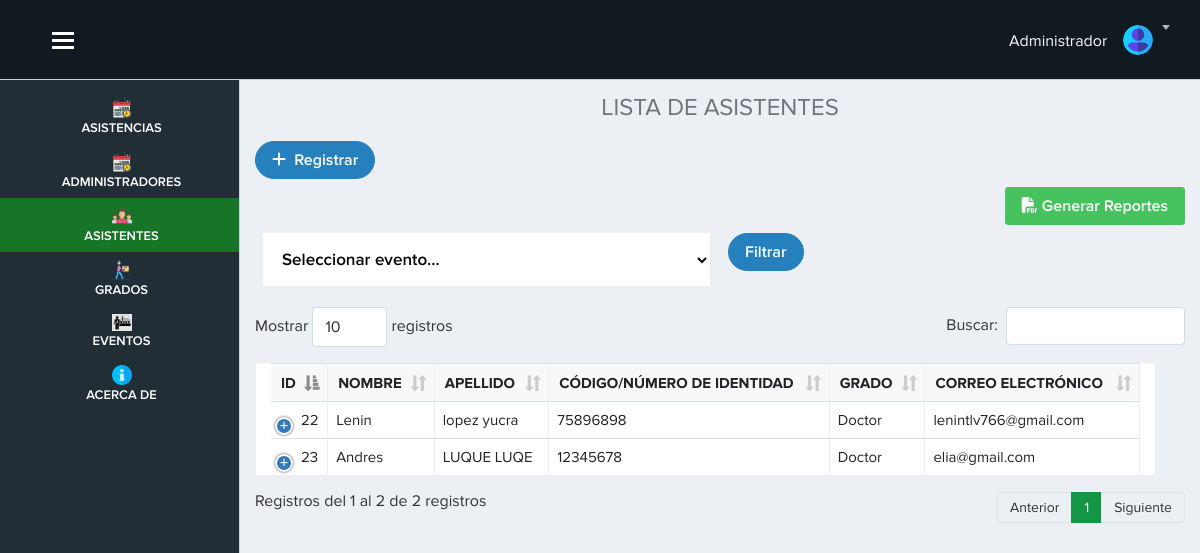
Page /vista/empleado.php (signed in) on the earlier database version.
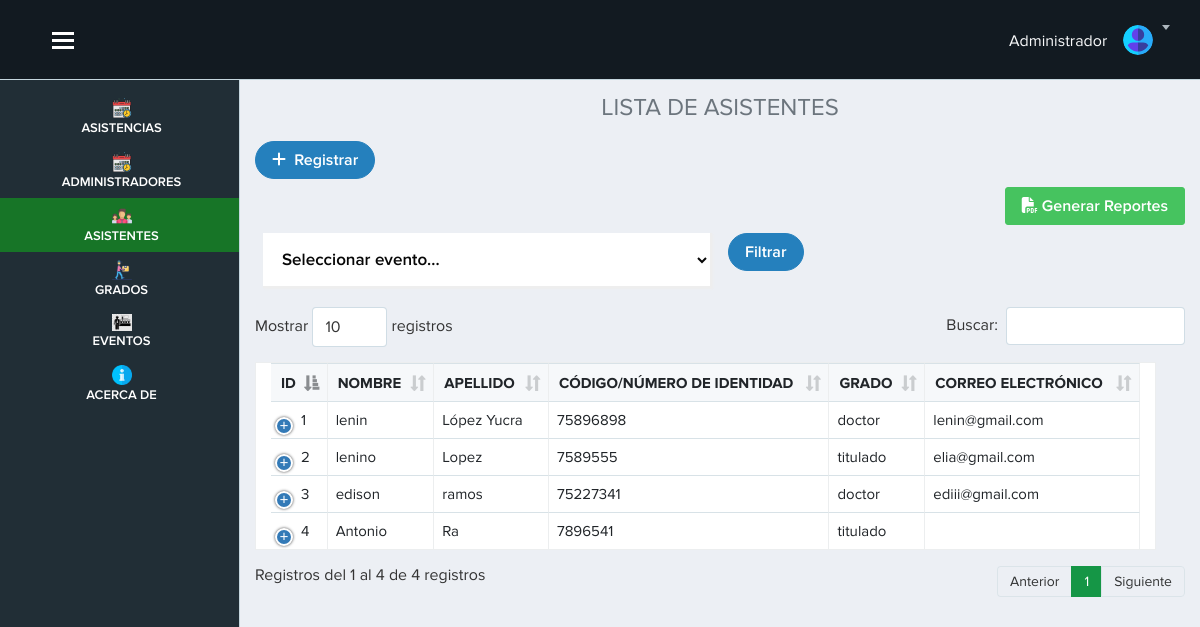
Same page on the later database version.
### tables this page shows
CREATE TABLE `empleado`  (
  `id_empleado` int NOT NULL AUTO_INCREMENT,
  `nombre` varchar(100) NULL DEFAULT NULL,
  `apellido` varchar(255) NULL DEFAULT NULL,
  `dni` varchar(255) NOT NULL,
  `cargo` int NOT NULL,
  `id_evento` int NULL DEFAULT NULL,
  `correo` varchar(255) NULL DEFAULT NULL,
  `celular` varchar(255) NULL DEFAULT NULL,
  PRIMARY KEY (`id_empleado`) USING BTREE,
  INDEX `fk1`(`cargo` ASC) USING BTREE,
  CONSTRAINT `fk1` FOREIGN KEY (`cargo`) REFERENCES `cargo` (`id_cargo`) ON DELETE CASCADE ON UPDATE RESTRICT
);

CREATE TABLE `cargo`  (
  `id_cargo` int NOT NULL AUTO_INCREMENT,
  `nombre` varchar(100) NULL DEFAULT NULL,
  PRIMARY KEY (`id_cargo`) USING BTREE
);

### vista/empleado.php (the view, shortened to what this page needs)
<?php require('./layout/topbar.php'); ?>
<?php require('./layout/sidebar.php'); ?>
<div class="page-content">
    <h4 class="text-center text-secondary">LISTA DE ASISTENTES</h4>
    <?php
    include "../controlador/controlador_eliminar_empleado.php";
    if (isset($_POST['txtevento'])) {
        $id_evento = $_POST['txtevento'];
        $sql = $conexion->prepare("SELECT empleado.id_empleado, empleado.nombre, empleado.apellido, empleado.dni, empleado.cargo, empleado.correo, empleado.celular, cargo.nombre AS nom_cargo
                                    FROM empleado
                                    INNER JOIN cargo ON empleado.cargo = cargo.id_cargo
                                    WHERE empleado.id_evento = ?");
        $sql->bind_param("i", $id_evento);
        $sql->execute();
        $result = $sql->get_result();
    } else {
        $result = $conexion->query("SELECT empleado.id_empleado, empleado.nombre, empleado.apellido, empleado.dni, empleado.cargo, empleado.correo, empleado.celular, empleado.id_evento, cargo.nombre AS nom_cargo
                                    FROM empleado
                                    INNER JOIN cargo ON empleado.cargo = cargo.id_cargo");
    }
    ?>
    <a href="registro_empleado.php" class="btn btn-primary btn-rounded mb-2"><i class="fas fa-plus"></i> &nbsp;Registrar</a>
    <div class="text-right mb-2">
        <a href="fpdf/reporteempleadoV.php" target="_blank" class="btn btn-success"><i class="fas fa-file-pdf"></i> Generar Reportes</a>
    </div>
    <form action="" method="POST">
        <div class="fl-flex-label mb-4 px-2 col-md-6">
            <select name="txtevento" class="input input__select">
                <option value="">Seleccionar evento...</option>
            </select>
        </div>
        <div class="fl-flex-label mb-4 px-2 col-md-6">
            <button type="submit" class="btn btn-primary btn-rounded">Filtrar</button>
        </div>
    </form>
    <div class="table-responsive">
        <table class="table table-bordered table-hover col-sm-12" id="example">
            <thead>
                <tr>
                    <th scope="col">ID</th>
                    <th scope="col">NOMBRE</th>
                    <th scope="col">APELLIDO</th>
                    <th scope="col">CÓDIGO/NÚMERO DE IDENTIDAD</th>
                    <th scope="col">GRADO</th>
                    <th scope="col">CORREO ELECTRÓNICO</th>
                </tr>
            </thead>
            <tbody>
                <?php
                while ($datos = $result->fetch_object()) { ?>
                    <tr>
                        <td><?= $datos->id_empleado ?></td>
                        <td><?= $datos->nombre ?></td>
                        <td><?= $datos->apellido ?></td>
                        <td><?= $datos->dni ?></td>
                        <td><?= $datos->nom_cargo ?></td>
                        <td><?= $datos->correo ?></td>
                    </tr>
                <?php  }
                ?>
            </tbody>
        </table>
    </div>
</div>
<?php require('./layout/footer.php'); ?>

Differences in the rows shown:
removed empleado: id_empleado "22", nombre "Lenin", apellido "lopez yucra", dni "75896898", cargo.nombre "Doctor", correo "lenintlv766@gmail.com"
removed empleado: id_empleado "23", nombre "Andres", apellido "LUQUE LUQE", dni "12345678", cargo.nombre "Doctor", correo "elia@gmail.com"
added empleado: id_empleado "1", nombre "lenin", apellido "López Yucra", dni "75896898", cargo.nombre "doctor", correo "lenin@gmail.com"
added empleado: id_empleado "2", nombre "lenino", apellido "Lopez", dni "7589555", cargo.nombre "titulado", correo "elia@gmail.com"
added empleado: id_empleado "3", nombre "edison", apellido "ramos", dni "75227341", cargo.nombre "doctor", correo "ediii@gmail.com"
added empleado: id_empleado "4", nombre "Antonio", apellido "Ra", dni "7896541", cargo.nombre "titulado"
Other differences:
text written by a page script: "Mostrar registros Buscar: Registros del 1 al 2 de 2 registros Anterior 1 Siguiente" → "Mostrar registros Buscar: Registros del 1 al 4 de 4 registros Anterior 1 Siguiente"
